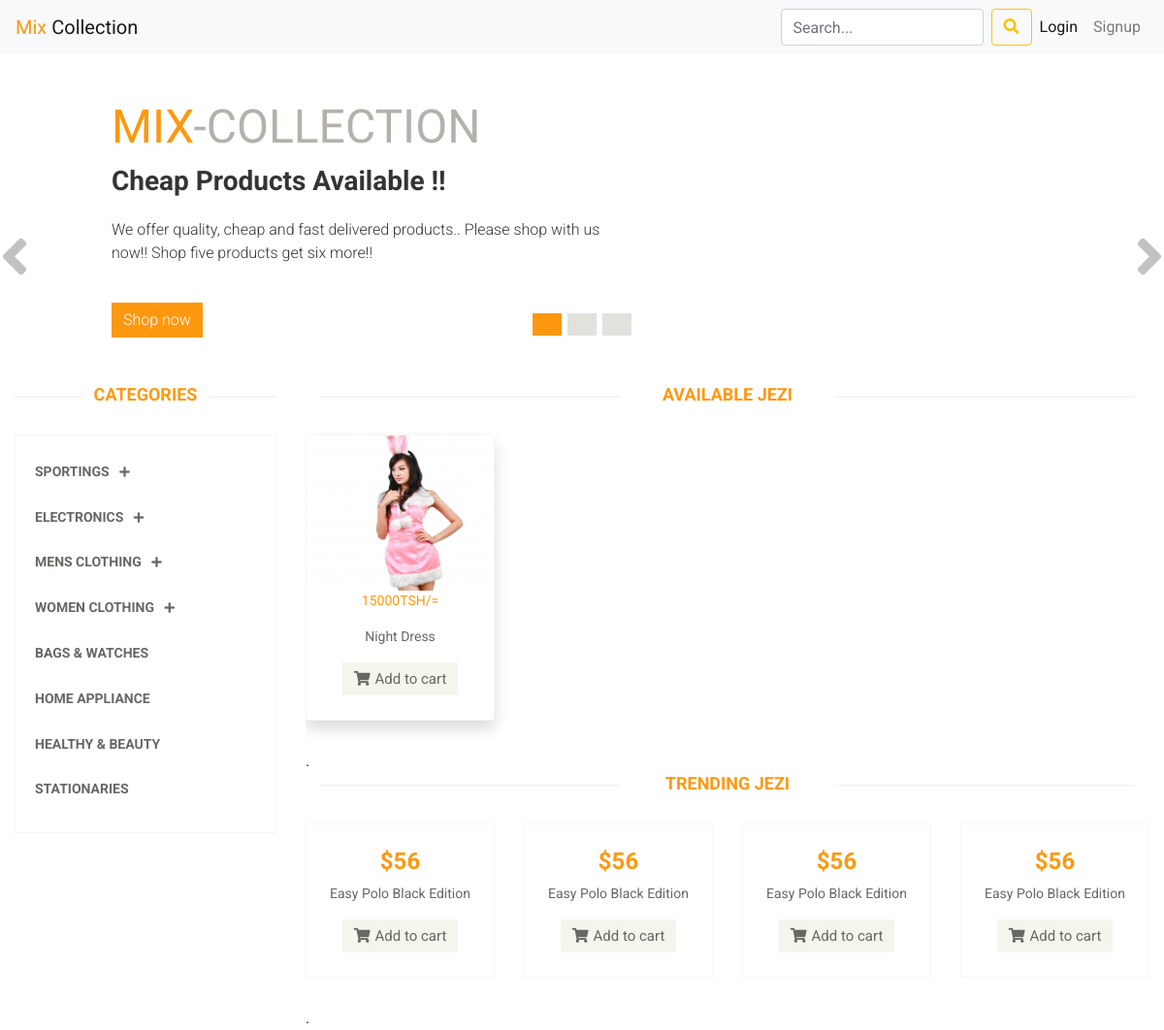
/cartegory.php?cartegory=jezi, run on an earlier commit of the app's database.
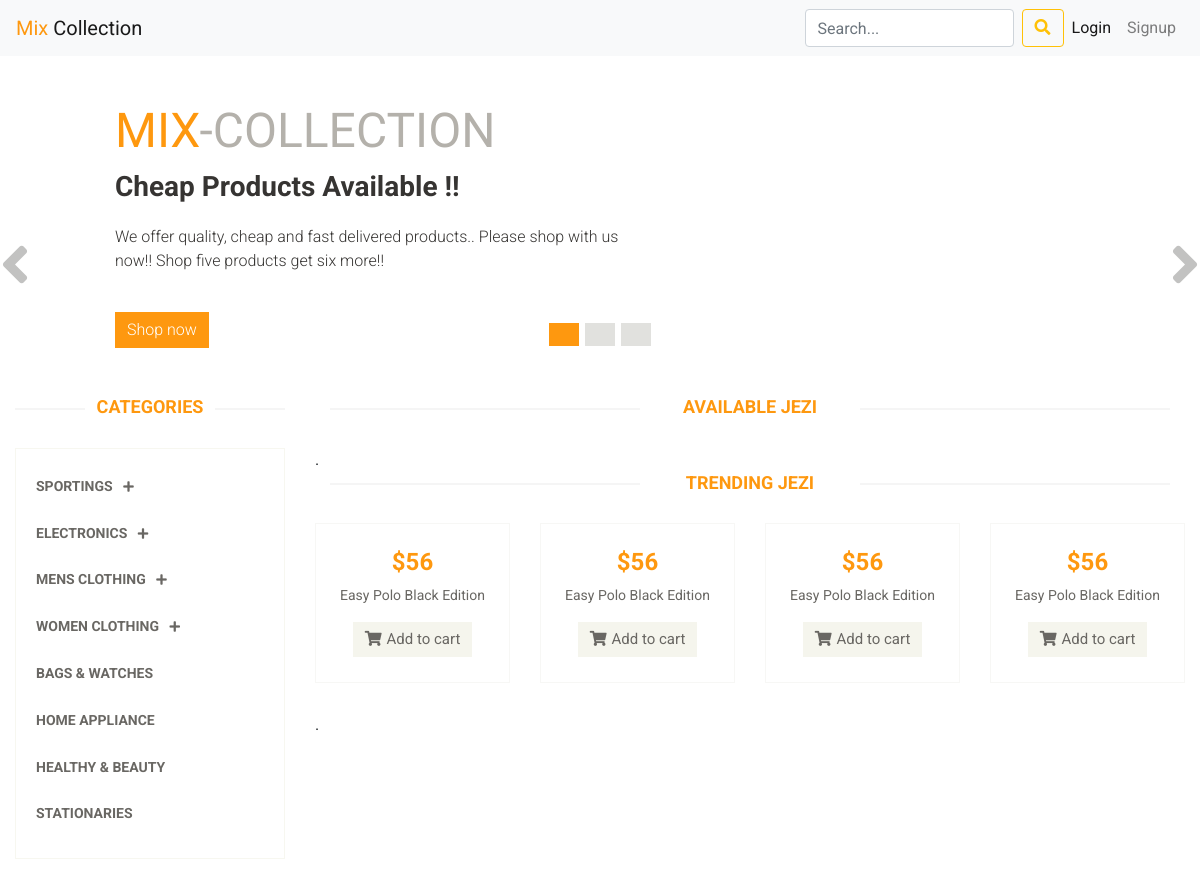
And on a later commit of the database.
### tables this page shows
CREATE TABLE `products` (
  `id` int(11) NOT NULL,
  `productname` varchar(100) NOT NULL,
  `quantity` int(11) NOT NULL,
  `available` int(11) NOT NULL,
  `cost` int(11) NOT NULL,
  `cartegory` varchar(50) NOT NULL,
  `photo` varchar(100) NOT NULL
);

### cartegory.php (the view, shortened to what the changed rows need)
<!DOCTYPE html>
<html lang="en">
<head>
    <link rel="stylesheet" href="css/bootstrap.css">
    <link rel="stylesheet" href="css/bootstrap.min.css">
    <link rel="stylesheet" href="css/main.css">
    <link rel="stylesheet" href="css/responsive.css">
    <link rel="stylesheet" href="css/animate.css">
    <link rel="stylesheet" href="css/all.css">
</head>
<body>
    <?php include "b4nav.php"; ?>
        <div class="section">
            <div id="slider-carousel" class="carousel slide" data-ride="carousel">
                <div class="carousel-inner" role="listbox">
                    <div class="carousel-item active">
                        <div class="item active">
                            <div class="col-sm-6">
                                <h1><span>MIX</span>-COLLECTION</h1>
                                <h2>Cheap Products Available !!</h2>
                            </div>
                        </div>
                    </div>
                </div>
            </div>
        </div> <br>
        <div class="section">
            <div class="container-fluid">
                <div class="row">
                <?php include "sideMenue.php" ?>
                    <div class="col-sm-9">
                        <div class="features_items">
                            <h2 class="title text-center">Available <?php $cartegory = $_GET['cartegory']; echo $cartegory; ?></h2>
                            <div class="row">
                                <?php
                                    include "connection.php";
                                    $cartegory = $_GET['cartegory'];
                                    $sql = "SELECT * FROM products WHERE cartegory ='$cartegory'";
                                    $check = mysqli_query($conn, $sql);
                                    while($row = mysqli_fetch_assoc($check)){
                                ?>
                                <div class="col-sm-3">
                                    <a href=""  data-toggle="modal" data-target="#modelId">
                                        <div class="product-image-wrapper card shadow">
                                            <div class="single-products">
                                                <div class="productinfo text-center">
                                                    <img src="<?php echo $row['photo']; ?>" style="width: 100%; height: 160px" alt="" />
                                                    <p style="color: #FE980F"><?php echo $row['cost']; ?>TSH/=</p>
                                                    <p><?php echo $row['productname']; ?></p>
                                                    <a href=""  data-toggle="modal" data-target="#modelId" class="btn btn-default add-to-cart"><i class="fa fa-shopping-cart"></i>Add to cart</a>
                                                </div>
                                        </div>
                                    </a>
                                    </div>
                                </div>
                                <?php } ?>
                            </div>
                        </div>
                        <div class="features_items">
                            <h2 class="title text-center">Trending <?php echo $cartegory; ?></h2>
                            <div class="row">
                                <div class="col-sm-3">
                                    <div class="product-image-wrapper">
                                        <div class="single-products">
                                            <div class="productinfo text-center">
                                                <h2>$56</h2>
                                            </div>
                                        </div>
                                    </div>
                                </div>
                                <div class="col-sm-3">
                                    <div class="product-image-wrapper">
                                        <div class="single-products">
                                            <div class="productinfo text-center">
                                                <h2>$56</h2>
                                            </div>
                                        </div>
                                    </div>
                                </div>
                                <div class="col-sm-3">
                                    <div class="product-image-wrapper">
                                        <div class="single-products">
                                            <div class="productinfo text-center">
                                                <h2>$56</h2>
                                            </div>
                                        </div>
                                    </div>
                                </div>
                                <div class="col-sm-3">
                                    <div class="product-image-wrapper">
                                        <div class="single-products">
                                            <div class="productinfo text-center">
                                                <h2>$56</h2>
                                            </div>
                                        </div>
                                    </div>
                                </div>
                            </div>
                        </div>
                    </div>
                </div>
            </div>
        </div>
</body>
</html>

What changed in the data, as far as the page shows it:
no longer on this page (row edited): products: photo (picture), cost "15000", productname "Night Dress"
